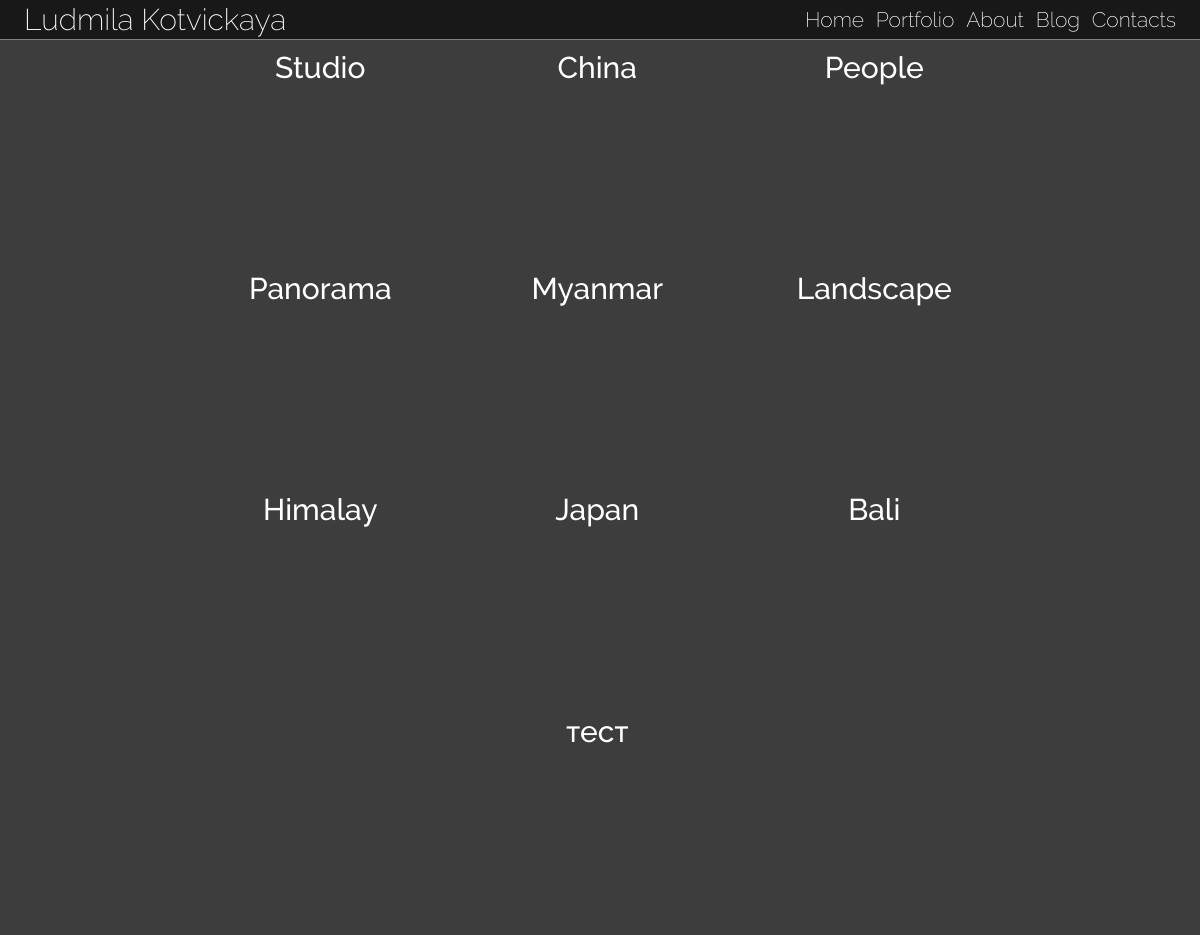
/portfolio/, run on an earlier commit of the app's database.
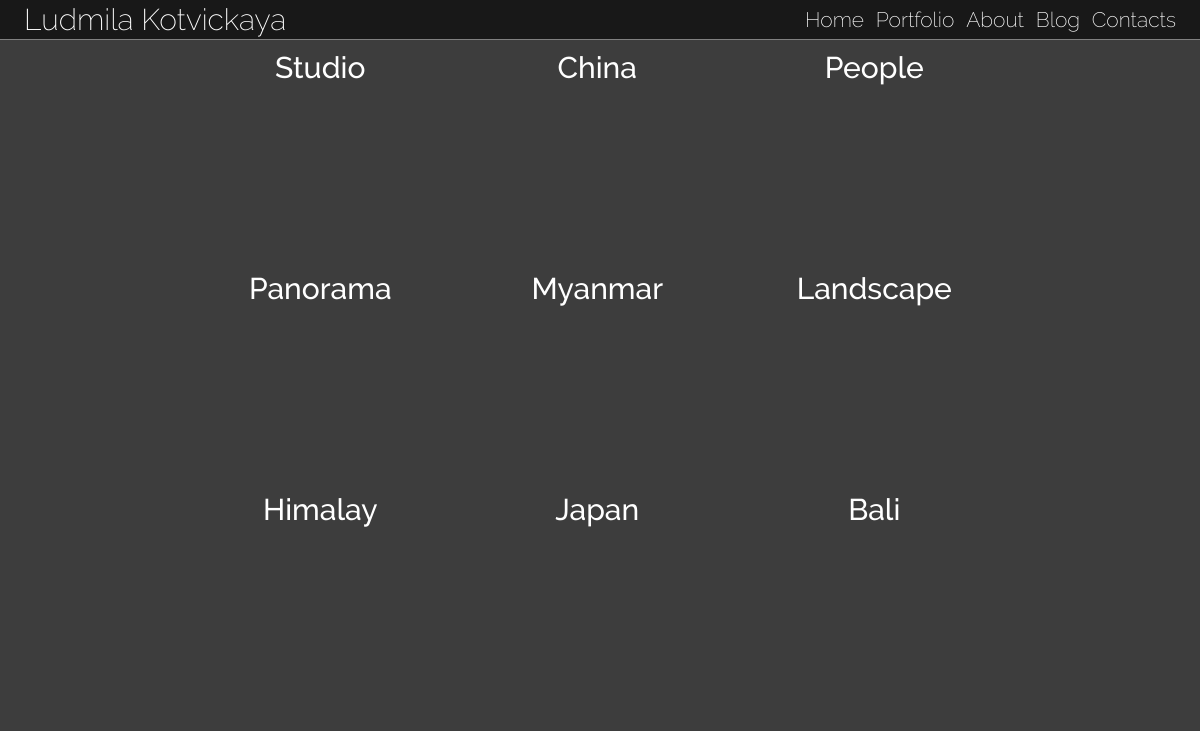
And on a later commit of the database.
### main/models.py (models this page shows, shortened)
class Album(models.Model):
    title = models.CharField(max_length=100, unique=True)
    theme_image = models.ImageField(upload_to='photos/', default='/img/default.jpg')
    description = models.CharField(max_length=2000, blank=True, null=True)
    def __str__(self):
    	return "{}".format(self.title)
    def admin_thumbnail(self):
        return u'<img src="{0}" width="150px"/>'.format(self.theme_image.url)
    admin_thumbnail.short_description = 'Thumbnail'
    admin_thumbnail.allow_tags = True

### main/views.py (the view)
# urls.py: url(r'^portfolio/([\w|\W]+)', views.PhotoList.as_view(), name="photo_list"),
def portfolio(request):
	return render(
		request,
		"portfolio.html",
		{'body_class':"body-photo"}
	)

### main/context_processors.py (called while the page is built)
def global_albums_context_processor(request):
    albums = Album.objects.all()
    print(albums)
    context = {
        'albums': albums
    }
    return context

### templates/portfolio.html (shortened to what this page needs)
{% extends 'base_main.html' %}
{% load static %}
{% block content %}
	<main class="main-container">
		<div class="galleries-inner">
			<div class="galleries-holder" style="display:none">
			{% for a in albums %}
				<a class="gallery-cover" href="{% url 'photo_list' a.title %}" style="background-image: url({{a.theme_image.url}});">{{a.title}}</a>
			{% endfor %}
			</div>
		</div>
	</main>
{% endblock %}

### templates/base_main.html (shortened to what this page needs)
{% extends 'base.html' %}
{% load static %}
{% block bodyopentag %}
	{% if body_class != "body-photo" %}
	<body style="background:#ffffff url({{background_url}}) no-repeat fixed right top;background-size:cover;height:100vh;"  class="{{body_class}}">
        {% else %}
        <body class="{{body_class}}">
        {% endif %}
{% endblock %}

### templates/base.html (shortened to what this page needs)
<!DOCTYPE html>
{% load static %}
<html>
<head>
	<link href="{% static 'css/styles.css' %}"  rel="stylesheet">
</head>
{% block bodyopentag %}
{% endblock %}
	<header class="header">
		<div class="header__inner">
			<div class="site-title">
				<div class="site-title__inner">
					<p class="site-title__text">Ludmila Kotvickaya</p>
				</div>
			</div>
			<nav class="navigation">
				<div class="navigation__inner">
					<ul class="navigation__list">
						<li>
							<a href="{% url 'index' %}">Home</a>
						</li>
						<li>
							<a href="{% url 'portfolio' %}">Portfolio</a>
						</li>
						<li>
							<a href="{% url 'about' %}">About</a>
						</li>
						<li>
							<a href="{% url 'index_blog' %}">Blog</a>
						</li>
						<li>
							<a href="{% url 'contacts' %}">Contacts</a>
						</li>
					</ul>
				</div>
			</nav>
		</div>
	</header>
	<div class="header-buffer"></div>
{% block content %}
{% endblock %}
</body>
</html>

### static/css/styles.css (style rules this page uses)
* { margin: 0; padding: 0; box-sizing: border-box; }
ul { display: block; }
a { text-decoration: none; color: #fff; }
html { font-size: 30px; }
.body-photo { background-color: #3D3D3D; height: 100vh; }
.header { font-family: 'Raleway', sans-serif; font-weight: 100; width: 100%; height: 40px; position: fixed; z-index: 200; color: #fff; background-color: rgba(0, 0, 0, 0.5); }
.header__inner { height: 100%; padding: 0 2% 0 2%; }
.header--on-top { border-bottom: 1px solid grey; background-color: rgba(0, 0, 0, 0.6); }
.site-title { width: 40%; height: 100%; float: left; }
.site-title__text { font-size: 1rem; line-height: 40px; vertical-align: middle; }
.navigation { width: 55%; text-align: right; float: right; height: 100%; font-size: 0.7rem; }
.navigation__inner { height: 100%; line-height: 40px; vertical-align: middle; }
.navigation__list { vertical-align: middle; }
.navigation__list li { color: #fff; margin-right: 1%; display: inline-block; }
.navigation__list li:last-child { margin-right: 0; }
.navigation__list li a { color: #fff; }
.header-buffer { height: 40px; }
.galleries-inner { width: 70%; max-width: 1100px; text-align: center; margin: 10px auto 0 auto; width: 100%; }
.gallery-cover { display: inline-block; vertical-align: middle; margin: 0 0.5% 10px 0; -webkit-transform: scale(1, 1); -ms-transform: scale(1, 1); -o-transform: scale(1, 1); transform: scale(1, 1); color: white; background-position: 50% 50%; background-repeat: no-repeat; background-size: cover; font-family: 'Raleway', sans-serif; font-size: 1rem; font-weight: normal; transition: transform 0.05s linear; }
@media screen and (min-width: 641px) { .gallery-cover { width: 31%; } }
@media screen and (min-width: 641px) { .gallery-cover:nth-child(3n+1) { margin: 0 0.5% 10px 0; } }
@media screen and (min-width: 800px) { .gallery-cover { width: 28%; } }
@media screen and (min-width: 900px) { .gallery-cover { width: 26%; } }
@media screen and (min-width: 1000px) { .gallery-cover { width: 24%; } }

What changed in the data, as far as the page shows it:
removed Album: title "тест"
